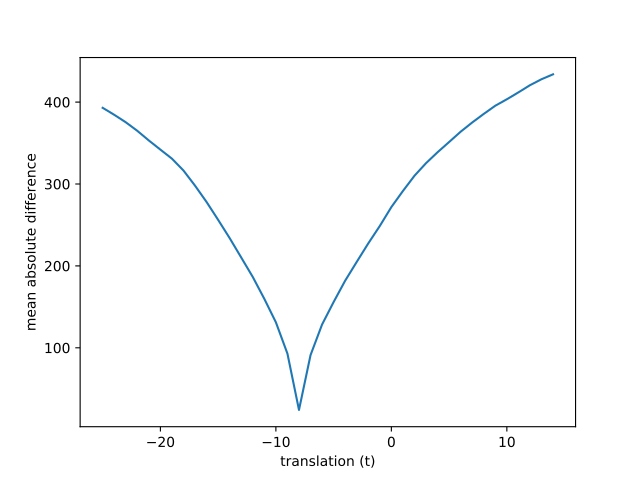

Reproduce this figure in Python.
plt.plot(translations, mismatches)
# [...]
plt.xlabel('translation (t)')
# <...>
plt.ylabel('mean absolute difference')
# <...>
